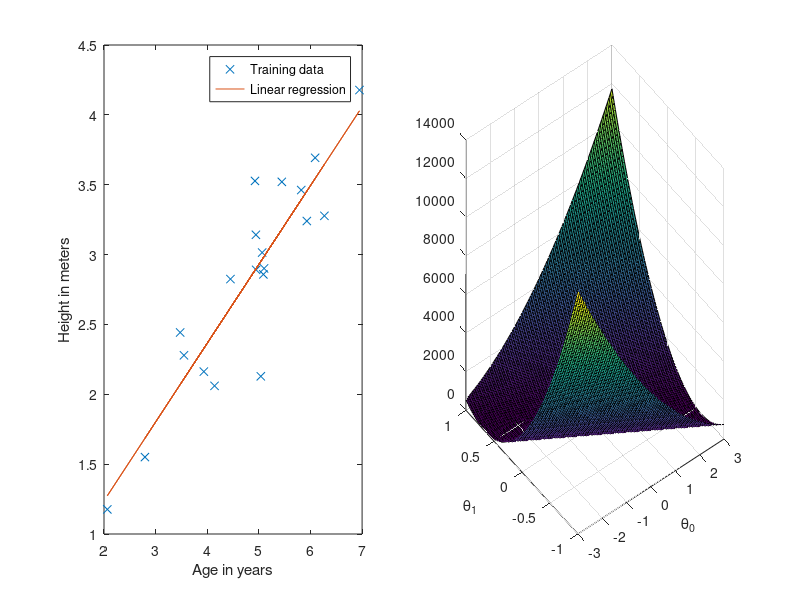

This figure's MATLAB source:
function reg_linear(x,y)
%LINEAR linear regression demo
% 
% See Linear regression tutorial at 
%   http://openclassroom.stanford.edu/MainFolder/CoursePage.php?course=DeepLearning
% for an explanation in detal
%
% In short, linear regression model is 
%   h_theta(x) = theta' * x = \sum theta_i * x_i
% and the batch *gradient descent* update rule is
%   theta_j = theta_j - alpha * delta
% where delta is
%   delta = \frac{1}{m} * \sum{ (h_theta(x_i) - y_i) * x_j }

% generate data sets
if nargin<2
N = 20; % number of samples
K = length(N); % number of classes
D = 1; % dimension of feature vector
X = rand(N(1),D)*6+1;%+repmat(sigma(i,:),[N(i),1])];  
Y = (randn(N(1),D)/5.+2)*.3.*X;
idx=randperm(size(X,1));
x=X(idx,:);y=Y(idx,:);
end

figure(1); % open a new figure window
subplot(121),plot(x, y, 'x');
ylabel('Height in meters')
xlabel('Age in years')

m = length(y);
x = [ones(m, 1), x]; % add a column of ones to x

theta = zeros(size(x,2),1);
alpha = 0.07;      % learning rate 
delta = ones(size(theta));
while abs(max(delta(:))) > 0.00001
  h = sum(x * theta,2);
  err = h - y;
  delta = x' * err / m;
  theta = theta - alpha * delta;
end

hold on;
plot(x(:,2), x*theta, '-') % remember that x is now a matrix with 2
                           % columns
                           % and the second column contains the
                           % time info
legend('Training data', 'Linear regression')
hold off;

J_vals = zeros(100, 100);   % initialize Jvals to 100x100 matrix of
                            % 0's
                            

theta0_vals = linspace(-3, 3, 100);
theta1_vals = linspace(-1, 1, 100);
for i = 1:length(theta0_vals)
  for j = 1:length(theta1_vals)
    t = [theta0_vals(i); theta1_vals(j)]; %sizex=size(x),sizet=size(t)
    h = sum(x * t);
    J_vals(i,j) = sum((h - y).^2) / (2*m);
  end
end

% Plot the surface plot
% Because of the way meshgrids work in the surf command, we need to 
% transpose J_vals before calling surf, or else the axes will be
% flipped
J_vals = J_vals';

subplot(122),surf(theta0_vals, theta1_vals, J_vals)
xlabel('\theta_0'); ylabel('\theta_1')
